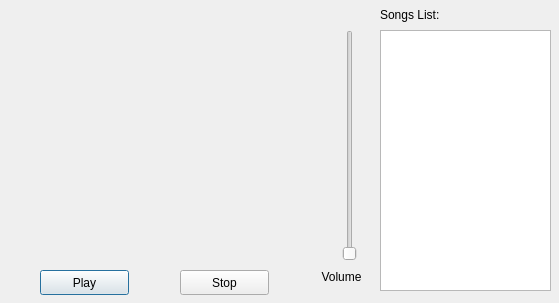
<?xml version="1.0" encoding="UTF-8"?>
<ui version="4.0">
 <class>Mp3</class>
 <widget class="QDialog" name="Mp3">
  <property name="geometry">
   <rect>
    <x>0</x>
    <y>0</y>
    <width>559</width>
    <height>303</height>
   </rect>
  </property>
  <property name="windowTitle">
   <string>Dialog</string>
  </property>
  <widget class="QListWidget" name="songsList">
   <property name="geometry">
    <rect>
     <x>380</x>
     <y>30</y>
     <width>171</width>
     <height>261</height>
    </rect>
   </property>
  </widget>
  <widget class="QPushButton" name="playButton">
   <property name="geometry">
    <rect>
     <x>40</x>
     <y>270</y>
     <width>89</width>
     <height>25</height>
    </rect>
   </property>
   <property name="text">
    <string>Play</string>
   </property>
  </widget>
  <widget class="QPushButton" name="stopButton">
   <property name="geometry">
    <rect>
     <x>180</x>
     <y>270</y>
     <width>89</width>
     <height>25</height>
    </rect>
   </property>
   <property name="text">
    <string>Stop</string>
   </property>
  </widget>
  <widget class="QSlider" name="volumeSlider">
   <property name="geometry">
    <rect>
     <x>340</x>
     <y>30</y>
     <width>20</width>
     <height>231</height>
    </rect>
   </property>
   <property name="orientation">
    <enum>Qt::Vertical</enum>
   </property>
  </widget>
  <widget class="QLabel" name="label">
   <property name="geometry">
    <rect>
     <x>380</x>
     <y>6</y>
     <width>91</width>
     <height>17</height>
    </rect>
   </property>
   <property name="text">
    <string>Songs List:</string>
   </property>
  </widget>
  <widget class="QLabel" name="label_2">
   <property name="geometry">
    <rect>
     <x>308</x>
     <y>267</y>
     <width>67</width>
     <height>20</height>
    </rect>
   </property>
   <property name="text">
    <string>Volume</string>
   </property>
   <property name="alignment">
    <set>Qt::AlignCenter</set>
   </property>
  </widget>
  <widget class="QLabel" name="iconLabel">
   <property name="geometry">
    <rect>
     <x>10</x>
     <y>20</y>
     <width>311</width>
     <height>241</height>
    </rect>
   </property>
   <property name="text">
    <string/>
   </property>
  </widget>
 </widget>
 <resources/>
 <connections/>
</ui>
